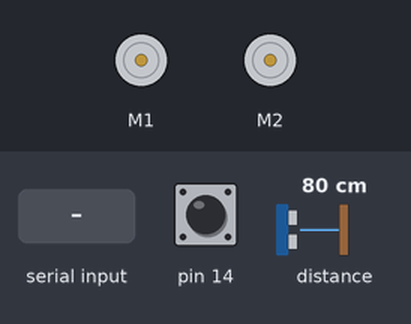
A sketch run on a simulated Arduino Leonardo, built with avr-gcc and run on an emulated ATmega32U4. Shown: 2 × DC motor (green arrow = forward, orange = backward, longer = faster). The inputs (shaded band) are chosen by the test bench; at power-on: pin 14 HIGH, distance to the obstacle 80 cm.

Above: at 1.2 s.
1.3 s: pin 14 pulled LOW for 0.15 s
At 4.2 s:
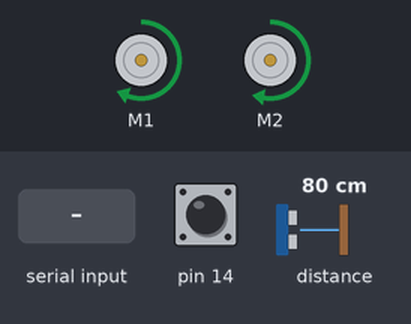
4.3 s: "rev" received over the second serial link
At 7.0 s:
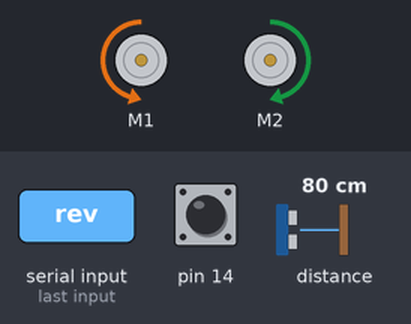
7.3 s: "fwd" received over the second serial link
10.3 s: "rgt" received over the second serial link
At 11.7 s:
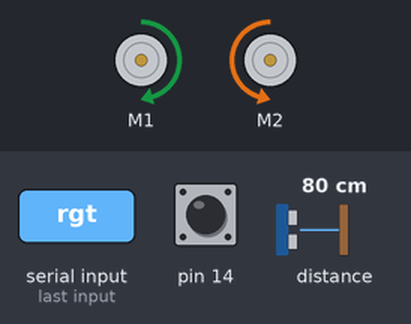
13.3 s: pin 14 pulled LOW for 1 s
At 13.45 s:
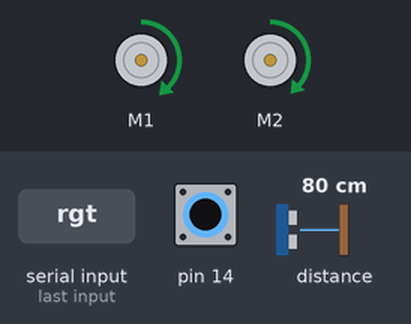
16.3 s: distance to the obstacle set to 12 cm
19.3 s: distance to the obstacle set to 9 cm
At 19.8 s:
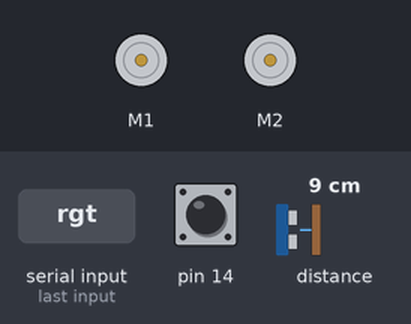
Timing chart, 0 to 21.8 s (numbered marks = the images above; inputs shaded):
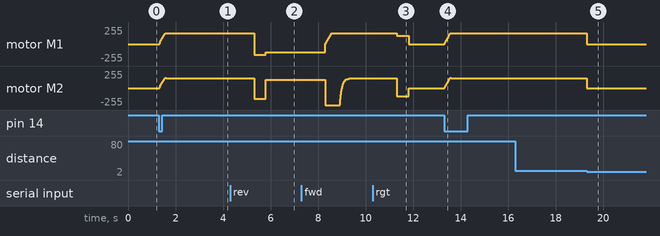

The sketch:

zumo32u4-bluetooth.ino
```cpp
/*
- HM-10
- korrigertes Geradeausfahren mit Encoder
- Drehung nur über delay
*/
#include <Zumo32U4.h>

Zumo32U4ProximitySensors proxSensors;
Zumo32U4Encoders encoders;
Zumo32U4Motors motors;
Zumo32U4ButtonA buttonA;

#define Kp 1

const uint16_t MOTOR_SPEED = 250;
const uint16_t TURN_SPEED = 190;
const int ACCELERATION = 4;

int curSpeed = 0;
int obstacleDistance = 6;

enum State {
  pause_state,
  forward_left_state,
  forward_right_state,
  scan_left_state,
  scan_right_state,
  reverse_state,
  forward_state
};

State state = pause_state;

char state_prev = state;

String msg;

// --- Setup function
void setup()
{
  // Get the proximity sensors initialized
  proxSensors.initThreeSensors();
  resetEncoders();
  Serial1.begin(9600);
}

void resetEncoders() {
  encoders.getCountsAndResetLeft();
  encoders.getCountsAndResetRight();
}
// --- Main program loop
void loop()
{
  bool buttonPress = buttonA.getSingleDebouncedPress();

  // --- Read the sensors
  proxSensors.read();
  int left_sensor = proxSensors.countsLeftWithLeftLeds();
  int center_left_sensor = proxSensors.countsFrontWithLeftLeds();
  int center_right_sensor = proxSensors.countsFrontWithRightLeds();
  int right_sensor = proxSensors.countsRightWithRightLeds();

 // BT
 if (Serial1.available()){
     msg = Serial1.readString();
     if (msg == "fwd")
         state = forward_state;
      else if (msg == "rev")
         state = reverse_state;
      else if (msg == "lft")
         state = scan_left_state;
      else if (msg == "rgt")
         state = scan_right_state;
      else if (msg == "stp")
         state = pause_state;
      else if (msg == "sensor") {
          static char buffer[80];
          sprintf(buffer, "%d %d %d %d\n",left_sensor,center_left_sensor,center_right_sensor,right_sensor);
          Serial1.println(buffer);
      } else
         Serial1.println("unkown command");
  }

 // --- Change states
  if (state == pause_state) {
    if (buttonPress) {
      state = forward_state;
      resetEncoders();
    }
  }
  else if (buttonPress) {
    state = pause_state;
  } else if (state == forward_state) {
    if (center_left_sensor >= obstacleDistance && center_right_sensor >= obstacleDistance) {
        Serial1.println("obstacle ahead");
        state = pause_state;
    }
  }

    // --- Set motor speed
  if (state != pause_state && curSpeed < MOTOR_SPEED) {
    curSpeed += ACCELERATION;
  }


  if (state == pause_state) {
    stop();
    curSpeed = 0;
  } else if (state == forward_state)
    straight();
   else if (state == scan_left_state)
    turnLeft();
  else if (state == scan_right_state)
    turnRight();
  else if (state == reverse_state) {
    reverse();
    delay(500);
    turnLeft();
    turnLeft();
    turnLeft();
    state = pause_state;
    resetEncoders();
  }

  if (state != state_prev) {
    state_prev = state;
    String str = "";
    switch (state) {
      case pause_state: str = "pause"; break;
      case forward_state: str = "forward"; break;
      case reverse_state: str = "reverse"; break;
      case scan_left_state: str = "left"; break;
      case scan_right_state: str = "right"; break;
      default: break;
    }
    Serial1.print("state: ");
    Serial1.println(str);
  }
}
// go straight via encoders
int rightOffset() {
  return Kp*(encoders.getCountsLeft() - encoders.getCountsRight());
}
void straight() {
    motors.setSpeeds(curSpeed, curSpeed + rightOffset());
}

void turnRight() {
    motors.setSpeeds(TURN_SPEED, -TURN_SPEED);
    delay(500);
     curSpeed = 0;
    resetEncoders();
    state = pause_state;

}
void turnLeft() {
    motors.setSpeeds(-TURN_SPEED, TURN_SPEED);
    delay(500);
     curSpeed = 0;
    resetEncoders();
    state = pause_state;

}
void stop() {
  curSpeed = 0;
  motors.setSpeeds(0, 0);
}

void reverse() {
  motors.setSpeeds(-curSpeed, -curSpeed);
}
```

Measured:
- the behaviour switches between 11 and 10 cm on distance to the obstacle (found by bisection; images 4 and 5)
- after the input at 1.3 s, motor M1: moves from stopped to forward 160/255 over 0.26 s, starting at once
- after the input at 4.3 s, motor M1: forward 160/255 → backward 160/255 after 1.0 s, → backward 121/255 0.50 s later
- after the input at 10.3 s, motor M1: forward 160/255 → forward 121/255 after 1.0 s, → stopped 0.50 s later
- after the input at 13.3 s, motor M1: moves from stopped to forward 160/255 over 0.26 s, starting at once
- after the input at 19.3 s, motor M1: forward 160/255 → stopped at once
